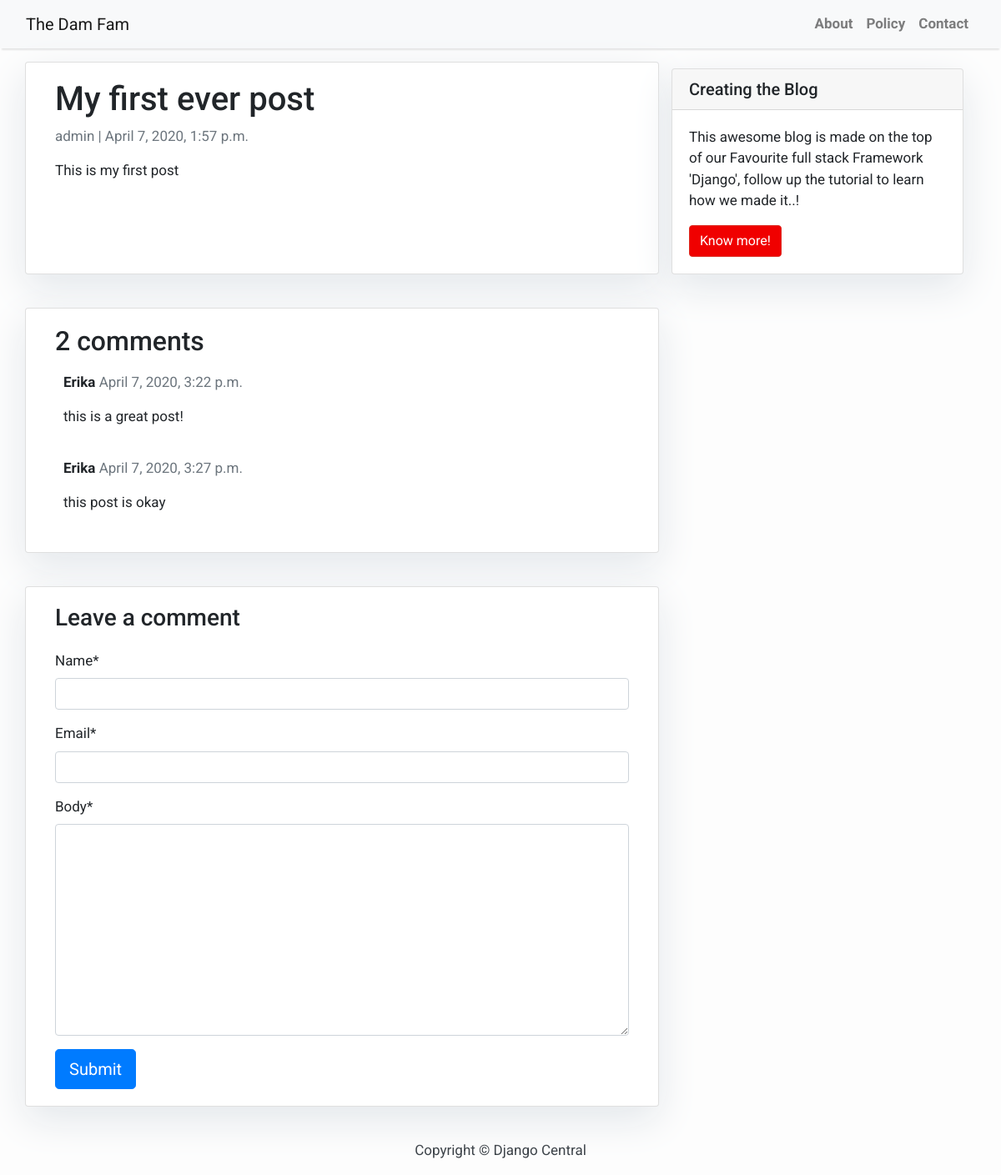
The page /my-first-ever-post/ on the database its author committed.
### blog/models.py (models this page shows, shortened)
class Post(models.Model):
    title = models.CharField(max_length=200, unique=True)
    slug = models.SlugField(max_length=200, unique=True)
    author = models.ForeignKey(User, on_delete=models.CASCADE, related_name='blog_posts')
    updated_on = models.DateTimeField(auto_now=True)
    content = models.TextField()
    created_on = models.DateTimeField(auto_now_add=True)
    status = models.IntegerField(choices=STATUS, default=0)
    class Meta:
        ordering = ['-created_on']

class Comment(models.Model):
    post = models.ForeignKey(Post,on_delete=models.CASCADE,related_name='comments')
    name = models.CharField(max_length=80)
    email = models.EmailField()
    body = models.TextField()
    created_on = models.DateTimeField(auto_now_add=True)
    active = models.BooleanField(default=False)
    class Meta:
        ordering = ['created_on']

### blog/views.py (the view)
# urls.py: path('<slug:slug>/', views.post_detail, name='post_detail'),
def post_detail(request, slug):
    template_name = 'post_detail.html'
    post = get_object_or_404(Post, slug=slug)
    comments = post.comments.filter(active=True)
    new_comment = None
    if request.method == 'POST':
        comment_form = CommentForm(data=request.POST)
        if comment_form.is_valid():
            new_comment = comment_form.save(commit=False)
            new_comment.post = post
            new_comment.save()
    else:
        comment_form = CommentForm()
    return render(request, template_name, {'post': post,
                                           'comments': comments,
                                           'new_comment': new_comment,
                                           'comment_form': comment_form})

### blog/forms.py
class CommentForm(forms.ModelForm):
    class Meta:
        model = Comment
        fields = ('name', 'email', 'body')

### templates/post_detail.html (shortened to what this page needs)
{% extends 'base.html' %} {% block content %} {% load crispy_forms_tags %}
<div class="container">
  <div class="row">
    <div class="col-md-8 card mb-4  mt-3 left  top">
      <div class="card-body">
        <h1>{% block title %} {{ post.title }} {% endblock title %}</h1>
        <p class=" text-muted">{{ post.author }} | {{ post.created_on }}</p>
        <p class="card-text ">{{ post.content | safe }}</p>
      </div>
    </div>
    {% block sidebar %} {% include 'sidebar.html' %} {% endblock sidebar %}
    <div class="col-md-8 card mb-4  mt-3 ">
      <div class="card-body">
        <h2>{{ comments.count }} comments</h2>
        {% for comment in comments %}
        <div class="comments" style="padding: 10px;">
          <p class="font-weight-bold">
            {{ comment.name }}
            <span class=" text-muted font-weight-normal">
              {{ comment.created_on }}
            </span>
          </p>
          {{ comment.body | linebreaks }}
        </div>
        {% endfor %}
      </div>
    </div>
    <div class="col-md-8 card mb-4  mt-3 ">
      <div class="card-body">
        {% if new_comment %}
        <div class="alert alert-success" role="alert">
          Your comment is awaiting moderation
        </div>
        {% else %}
        <h3>Leave a comment</h3>
        <form method="post" style="margin-top: 1.3em;">
          {{ comment_form | crispy }}
          <button type="submit" class="btn btn-primary  btn-lg">Submit</button>
        </form>
        {% endif %}
      </div>
    </div>
  </div>
</div>
{% endblock content %}

### templates/base.html (shortened to what this page needs)
<!DOCTYPE html>
<html lang="en">
    <head>
        <link rel="stylesheet" href="https://maxcdn.bootstrapcdn.com/bootstrap/4.0.0/css/bootstrap.min.css"
 />
    </head>
    <body>
        <nav class="navbar navbar-expand-lg navbar-light bg-light shadow" id="mainNav">
            <div class="container-fluid">
                <a class="navbar-brand" href="{% url 'home' %}">The Dam Fam</a>
                <div class="collapse navbar-collapse" id="navbarResponsive">
                    <ul class="navbar-nav ml-auto">
                        <li class="nav-item text-black">
                            <a class="nav-link text-black font-weight-bold" href="#">About</a>
                        </li>
                        <li class="nav-item text-black">
                            <a class="nav-link text-black font-weight-bold" href="#">Policy</a>
                        </li>
                        <li class="nav-item text-black">
                            <a class="nav-link text-black font-weight-bold" href="#">Contact</a>
                        </li>
                    </ul>
                </div>
            </div>
        </nav>
        {% block content %}{% endblock content %}
        <footer class="py-3 bg-grey">
            <p class="m-0 text-dark text-center ">Copyright &copy; Django Central</p>
        </footer>
    </body>
</html>

### templates/sidebar.html (shortened to what this page needs)
{% block sidebar %}
<div class="col-md-4 float-right ">
<div class="card my-4">
        <h5 class="card-header">Creating the Blog</h5>
    <div class="card-body">
        <p class="card-text"> This awesome blog is made on the top of our Favourite full stack Framework 'Django', follow up the tutorial to learn how we made it..!</p>
        <a href="https://djangocentral.com/building-a-blog-application-with-django"
           class="btn btn-danger">Know more!</a>
    </div>
</div>
</div>
{% endblock sidebar %}

### templates/base.html (style rules this page uses)
body { font-family: "Roboto", sans-serif; font-size: 17px; background-color: #fdfdfd; }
.shadow { box-shadow: 0 4px 2px -2px rgba(0, 0, 0, 0.1); }
.btn-danger { color: #fff; background-color: #f00000; border-color: #dc281e; }

### templates/sidebar.html (style rules this page uses)
.card { box-shadow: 0 16px 48px #E3E7EB; }

### rows shown on the page
Post: title "My first ever post", author "admin", created_on "April 7, 2020, 1:57 p.m.", content "This is my first post"
Comment: name "Erika", created_on "April 7, 2020, 3:22 p.m.", body "this is a great post!"
Comment: name "Erika", created_on "April 7, 2020, 3:27 p.m.", body "this post is okay"

### other values the page prints
{{ comments.count }} "2"
